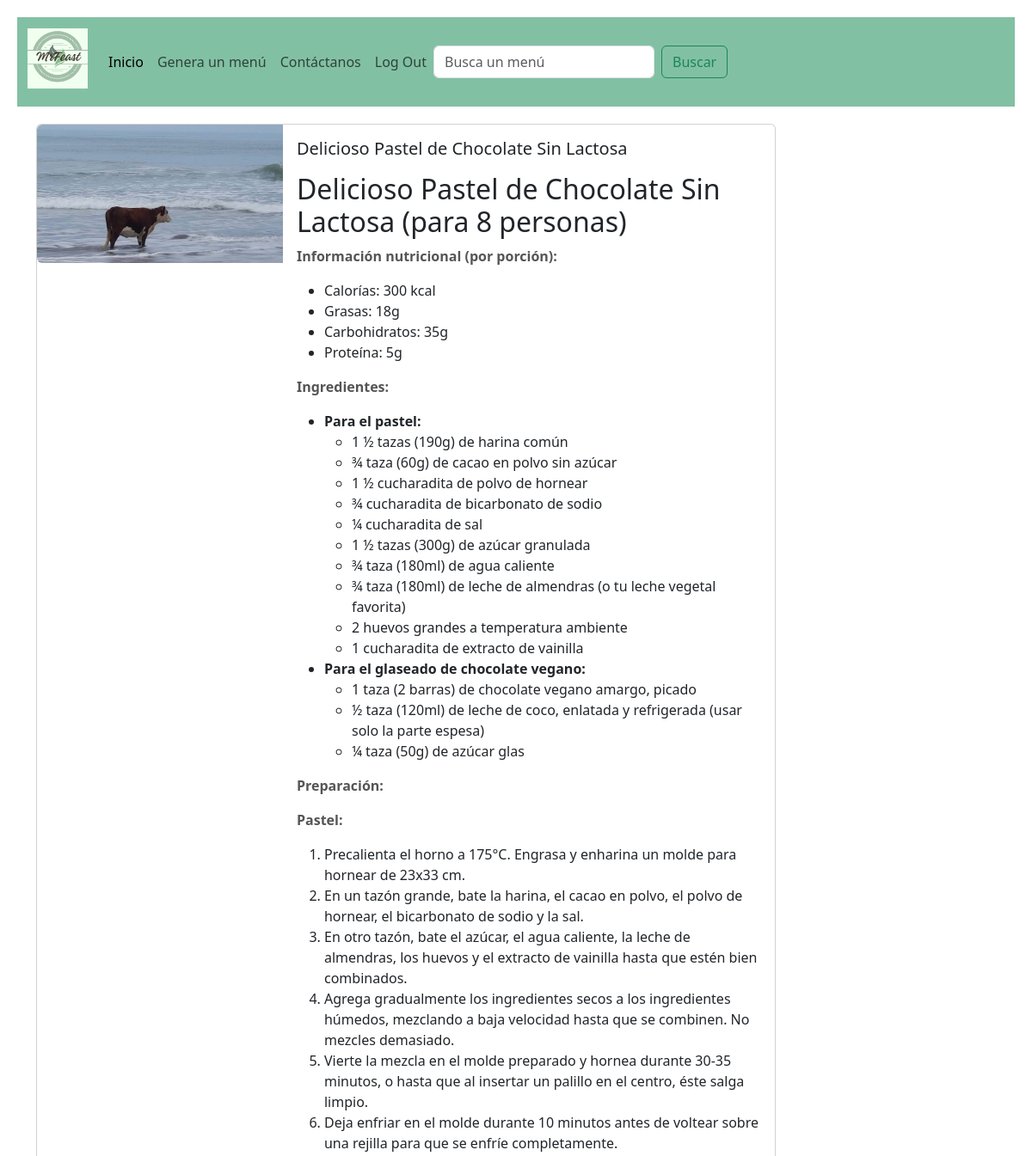
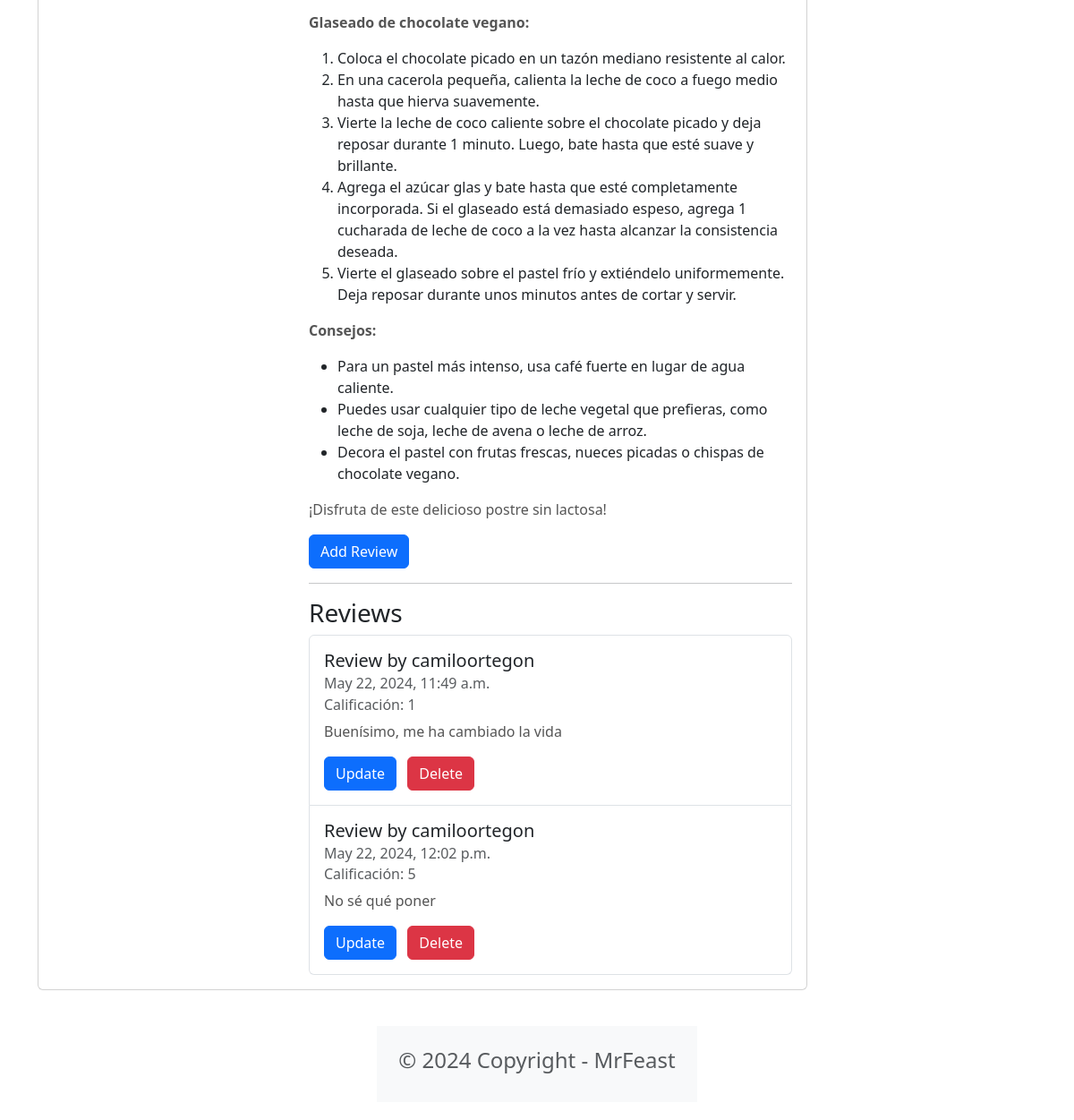
Screenshot of /portal/2 (signed in) with the database file from the repository (2 pictures, top to bottom).
### food/models.py (models this page shows, shortened)
class Menu(models.Model):
    title = models.CharField(max_length=100)
    descripcion = models.CharField(max_length=2000)
    imagen = models.ImageField(upload_to='menu/images/')

class Review(models.Model):
    text = models.CharField(max_length=100)
    date = models.DateTimeField(auto_now_add=True)  # the current datetime will be automatically filled in
    user = models.ForeignKey(User,on_delete=models.CASCADE) # a user can create multiple reviews
    menu = models.ForeignKey(Menu,on_delete=models.CASCADE)
    favorito = models.BooleanField()
    calificacion = models.IntegerField(default = 1, validators=[MaxValueValidator(5), MinValueValidator(1)])

### food/views.py (the view)
# urls.py: path('portal/<int:menu_id>', foodViews.detail, name='detail'),
def detail(request, menu_id):
    menu = get_object_or_404(Menu,pk=menu_id)
    menu.descripcion = markdown2.markdown(menu.descripcion)
    reviews = Review.objects.filter(menu = menu)
    return render(request, 'detail.html', {'menu':menu, 'reviews': reviews})

### food/templates/detail.html (shortened to what this page needs)
{% extends 'base.html' %}
{% block content %}
<div class="card mb-3" style="max-width: 860px;">
    <div class="row g-0">
      <div class="col-md-4">
        <img src="{{ menu.imagen.url }}" class="img-fluid rounded-start" alt="...">
      </div>
      <div class="col-md-8">
        <div class="card-body">
          <h5 class="card-title">{{ menu.title }}</h5>
          <p class="card-text">{{ menu.descripcion|safe }}</p>
          {% if user.is_authenticated %}
          <a href="{% url 'createreview' menu.id %}"
            class="btn btn-primary">
                Add Review
          </a>
          {% endif %}
          <hr />
          <h3>Reviews</h3>
          <ul class="list-group">
          {% for review in reviews %}
            <li class="list-group-item pb-3 pt-3">
            <h5 class="card-title">
              Review by {{ review.user.username }}
            </h5>
            <h6 class="card-subtitle mb-2 text-muted">
              {{ review.date }}
            </h6>
            <h6 class="card-subtitle mb-2 text-muted">
                Calificación: {{ review.calificacion }}
              </h6>
            <p class="card-text">{{ review.text }}</p>
            {% if user.is_authenticated and user == review.user %}
              <a class="btn btn-primary me-2"
                href="{% url 'updatereview' review.id %}">
                Update
              </a>
              <a class="btn btn-danger"
                href="{% url 'deletereview' review.id %}">
                Delete</a>
            {% endif %}
             </li>
          {% endfor %}
        </ul>
        </div>
      </div>
    </div>
  </div>
</div>
{% endblock content %}

### food/templates/base.html (style rules this page uses)
h2 { color: #82C0A4; font-size: 1.2em; margin-bottom: 10px; }
p { color: #555; }

### rows the page displays
Menu: imagen (picture), title "Delicioso Pastel de Chocolate Sin Lactosa", descripcion "Delicioso Pastel de Chocolate Sin Lactosa (para 8 personas) Información nutricional (por porción): Calorías: 300 kcal Grasas: 18g Carbohidratos: 35g Proteína: 5g Ingredientes: Para el pastel: 1 ½ tazas (190g) de harina común ¾ taza (60g) de cacao en polvo sin azúcar 1 ½ cucharadita de polvo de hornear ¾ cucharadita de bicarbonato de sodio ¼ cucharadita de sal 1 ½ tazas (300g) de azúcar granulada ¾ taza (180ml) de agua caliente ¾ taza (180ml) de leche de almendras (o tu leche vegetal favorita) 2 huevos grandes a temperatura ambiente 1 cucharadita de extracto de vainilla Para el glaseado de chocolate vegano: 1 taza (2 barras) de chocolate vegano amargo, picado ½ taza (120ml) de leche de coco,…"
Review: user.username "camiloortegon", date "May 22, 2024, 11:49 a.m.", calificacion "1", text "Buenísimo, me ha cambiado la vida", shows "Update"
Review: user.username "camiloortegon", date "May 22, 2024, 12:02 p.m.", calificacion "5", text "No sé qué poner", shows "Update"
